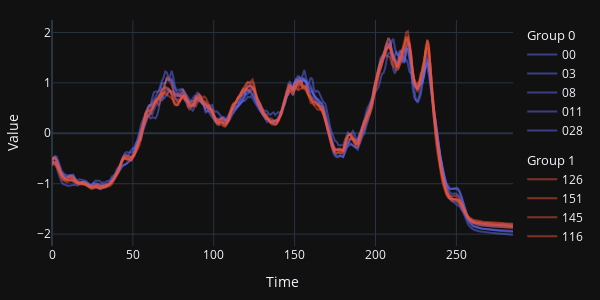

Source (notebook cell):
### Code cell
fig = data.plot_fig()
fig.show()

### Figure 1 — Plotly figure (JSON) as saved in the notebook; plotly's stock layout.template omitted (floating-point values rounded to 4 significant figures; data arrays with more than 128 entries replaced by an {"elided": "..."} marker saying what was removed)
{"data": [{"legendgroup": "0", "legendgrouptitle": {"text": "Group 0"}, "marker": {"color": "#636EFA"}, "name": "00", "opacity": 0.5, "type": "scatter", "x": {"elided": "286 int values"}, "y": {"elided": "286 float values"}}, {"legendgroup": "0", "legendgrouptitle": {"text": "Group 0"}, "marker": {"color": "#636EFA"}, "name": "03", "opacity": 0.5, "type": "scatter", "x": {"elided": "286 int values"}, "y": {"elided": "286 float values"}}, {"legendgroup": "0", "legendgrouptitle": {"text": "Group 0"}, "marker": {"color": "#636EFA"}, "name": "08", "opacity": 0.5, "type": "scatter", "x": {"elided": "286 int values"}, "y": {"elided": "286 float values"}}, {"legendgroup": "0", "legendgrouptitle": {"text": "Group 0"}, "marker": {"color": "#636EFA"}, "name": "011", "opacity": 0.5, "type": "scatter", "x": {"elided": "286 int values"}, "y": {"elided": "286 float values"}}, {"legendgroup": "0", "legendgrouptitle": {"text": "Group 0"}, "marker": {"color": "#636EFA"}, "name": "028", "opacity": 0.5, "type": "scatter", "x": {"elided": "286 int values"}, "y": {"elided": "286 float values"}}, {"legendgroup": "1", "legendgrouptitle": {"text": "Group 1"}, "marker": {"color": "#EF553B"}, "name": "126", "opacity": 0.5, "type": "scatter", "x": {"elided": "286 int values"}, "y": {"elided": "286 float values"}}, {"legendgroup": "1", "legendgrouptitle": {"text": "Group 1"}, "marker": {"color": "#EF553B"}, "name": "151", "opacity": 0.5, "type": "scatter", "x": {"elided": "286 int values"}, "y": {"elided": "286 float values"}}, {"legendgroup": "1", "legendgrouptitle": {"text": "Group 1"}, "marker": {"color": "#EF553B"}, "name": "145", "opacity": 0.5, "type": "scatter", "x": {"elided": "286 int values"}, "y": {"elided": "286 float values"}}, {"legendgroup": "1", "legendgrouptitle": {"text": "Group 1"}, "marker": {"color": "#EF553B"}, "name": "116", "opacity": 0.5, "type": "scatter", "x": {"elided": "286 int values"}, "y": {"elided": "286 float values"}}, {"legendgroup": "1", "legendgrouptitle": {"text": "Group 1"}, "marker": {"color": "#EF553B"}, "name": "125", "opacity": 0.5, "type": "scatter", "x": {"elided": "286 int values"}, "y": {"elided": "286 float values"}}], "layout": {"height": 300, "margin": {"b": 20, "l": 20, "r": 20, "t": 20}, "width": 600, "xaxis": {"title": {"text": "Time"}}, "yaxis": {"title": {"text": "Value"}}}}
